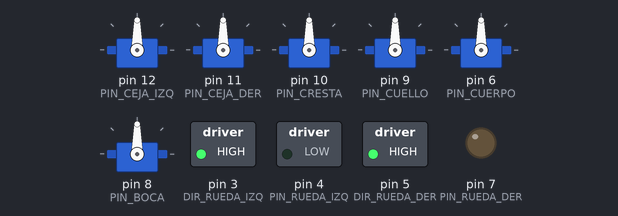
The sketch below on a simulated Arduino Uno, built with avr-gcc and run on an emulated ATmega328P. Shown: 6 × servo, switched loads named in the sketch (green lamp = pin HIGH), output pins drawn as LEDs (lit = HIGH). The ROS host is connected and sends only what is stated.

Above: at 0.1 s.
Timing chart, 0 to 1.6 s (numbered marks = the images above):
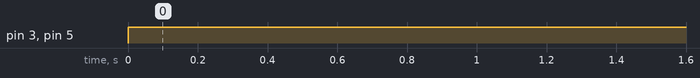

The sketch:

Body.ino
```cpp
#if (ARDUINO >= 100)
#include <Arduino.h>
#else
#include <WProgram.h>
#endif

#include <Servo.h>
#include <ros.h>
#include <sensor_msgs/Joy.h>
#include <std_srvs/SetBool.h>
#include <std_msgs/UInt16.h>

// Pines del Arduino UNO con PWM: 11, 10, 9, 6, 5, 3
// Hay suficientes para: las dos ruedas, y 4 partes del cuerpo
// Por lo que hay que dejar sin pin PWM a 2 partes del cuerpo (Boca y otra)

// Orden de asignación de las consignas con los motores en ROS:   ceja_izq, ceja_der, cresta, cuello, cuerpo, boca

#define PIN_CEJA_IZQ  12  // Sin PWM
#define PIN_CEJA_DER  11
#define PIN_CRESTA    10
#define PIN_CUELLO    9
#define PIN_CUERPO    6
#define PIN_BOCA      8      // Pin sin PWM. La boca no se controla aun desde python

#define MIN_CEJA_IZQ  544
#define MIN_CEJA_DER  544
#define MIN_CRESTA    544
#define MIN_CUELLO    544
#define MIN_CUERPO    544
#define MIN_BOCA      544

#define MAX_CEJA_IZQ  2400
#define MAX_CEJA_DER  2400
#define MAX_CRESTA    2400
#define MAX_CUELLO    2400
#define MAX_CUERPO    2400
#define MAX_BOCA      2400


// Ruedas
#define PIN_RUEDA_IZQ 4
#define PIN_RUEDA_DER 7
#define DIR_RUEDA_IZQ 3 // Con PWM
#define DIR_RUEDA_DER 5 // Con PWM

ros::NodeHandle nh;

class Body
{
public:
  /*Funciones*/
  Body()
      : subscriber_("/joy2", &Body::set_period_callback, this)
  {
  }

  /*Consignas*/
  void init(ros::NodeHandle &nh)
  {
    /*Attach*/
    ceja_izq_.attach( PIN_CEJA_IZQ,   MIN_CEJA_IZQ,   MAX_CEJA_IZQ);
    ceja_der_.attach( PIN_CEJA_DER,   MIN_CEJA_DER,   MAX_CEJA_DER);
    cresta_.attach(   PIN_CRESTA,     MIN_CRESTA,     MAX_CRESTA);
    cuello_.attach(   PIN_CUELLO,     MIN_CUELLO,     MAX_CUELLO);
    cuerpo_.attach(   PIN_CUERPO,     MIN_CUERPO,     MAX_CUERPO);
    boca_.attach(     PIN_BOCA,       MIN_BOCA,       MAX_BOCA);
    ceja_izq_consigna_ = 90;
    ceja_der_consigna_ = 90;
    cresta_consigna_ = 90;
    cuello_consigna_ = 90;
    cuerpo_consigna_ = 90;
    boca_consigna_ = 90;

    /* Ruedas */
    rueda_izq_consigna_ = 0;
    rueda_der_consigna_ = 0;

    nh.subscribe(subscriber_);
  }


  void detach(Servo motor)
  {
    motor.detach();
  };


  void attach(Servo motor, int pin, int minval, int maxval)
  {
    motor.attach(pin, minval, maxval);
  };


  void syncro()
  {
    /*Sincronizar consignas con valores*/
    ceja_izq_.write(  ceja_izq_consigna_);
    ceja_der_.write(  ceja_der_consigna_);
    cresta_.write(    cresta_consigna_);
    cuello_.write(    cuello_consigna_);
    cuerpo_.write(    cuerpo_consigna_);
    boca_.write(      boca_consigna_);

    /* Aplicación de las consignas de las ruedas*/
    /* Rueda izquierda*/
    if(rueda_izq_consigna_ >= 0)
    {
      digitalWrite(DIR_RUEDA_IZQ, HIGH);
      analogWrite(PIN_RUEDA_IZQ, rueda_izq_consigna_);
    }
    else
    {
      digitalWrite(DIR_RUEDA_IZQ, LOW);
      analogWrite(PIN_RUEDA_IZQ, -rueda_izq_consigna_);
    }

    /* Rueda derecha*/
    if(rueda_der_consigna_ >= 0)
    {
      digitalWrite(DIR_RUEDA_DER, HIGH);
      analogWrite(PIN_RUEDA_DER, rueda_der_consigna_);

    }
    else
    {
      digitalWrite(DIR_RUEDA_DER, LOW);
      analogWrite(PIN_RUEDA_DER, -rueda_der_consigna_);
    }

  }

  void set_period_callback(const sensor_msgs::Joy &msg)
  {
    ceja_izq_consigna_  = msg.axes[0];
    ceja_der_consigna_  = msg.axes[1];
    cuello_consigna_    = msg.axes[2];
    cresta_consigna_    = msg.axes[3];
    cuerpo_consigna_    = msg.axes[4];
    boca_consigna_      = msg.axes[5];

    rueda_izq_consigna_ = msg.axes[6];
    rueda_der_consigna_ = msg.axes[7];
  }

private:
  Servo ceja_izq_;
  Servo ceja_der_;
  Servo cresta_;
  Servo cuello_;
  Servo cuerpo_;
  Servo boca_;

  uint16_t ceja_izq_consigna_;
  uint16_t ceja_der_consigna_;
  uint16_t cresta_consigna_;
  uint16_t cuello_consigna_;
  uint16_t cuerpo_consigna_;
  uint16_t boca_consigna_;

  uint16_t rueda_izq_consigna_;
  uint16_t rueda_der_consigna_;

  ros::Subscriber<sensor_msgs::Joy, Body> subscriber_;
};


Body body;

void setup()
{
  // Pines de control de las ruedas como salidas
  pinMode(PIN_RUEDA_IZQ, OUTPUT);
  pinMode(PIN_RUEDA_DER, OUTPUT);
  pinMode(DIR_RUEDA_IZQ, OUTPUT);
  pinMode(DIR_RUEDA_DER, OUTPUT);

  nh.initNode();
  body.init(nh);
}

void loop()
{
  body.syncro();
  nh.spinOnce();
  delay(1);
}
```

Measured:
- by itself, pin 3 (DIR_RUEDA_IZQ), pin 5 (DIR_RUEDA_DER): LOW → HIGH at 0.00 s
